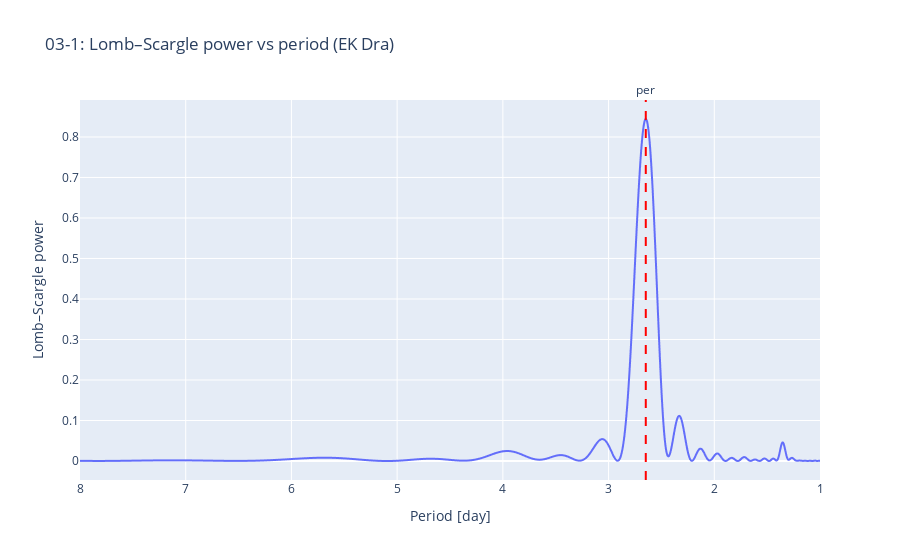

Notebook code for this chart:
### Markdown cell above
## 2. Lomb–Scargle 法による回転周期推定

`rotation_period()` は、`ROTATION_FREQUENCY_GRID` 上で
Lomb–Scargle 期間解析を行い、パワーが最大になる周波数から
回転周期 `per` を決めています。

ここでは、実際に計算されたパワースペクトルを

- 横軸: 周期 [day]
- 縦軸: パワー

でプロットし、ピークがどこにあるか確認します。

### Code cell
if detector_ek is None or detector_ek.power is None:
    print("detector_ek が未定義か、rotation_period がまだ計算されていません。")
else:
    # BaseFlareDetector と同じ条件で周波数グリッドを生成し、その逆数を周期配列として使う
    frequency, periods = make_rotation_frequency_grid(
        period_min=detector_ek.rotation_period_min,
        period_max=detector_ek.rotation_period_max,
        n_points=detector_ek.rotation_n_points,
    )
    power = detector_ek.power

    print("len(periods):", len(periods))
    print("len(power):", len(power))

    fig = px.line(
        x=periods,
        y=power,
        labels={"x": "Period [day]", "y": "Lomb–Scargle power"},
        title="03-1: Lomb–Scargle power vs period (EK Dra)",
    )
    # 周期の短い側が右に来るように反転
    fig.update_xaxes(autorange="reversed")

    # 推定された回転周期に縦線を引く
    fig.add_vline(
        x=detector_ek.per,
        line_color="red",
        line_dash="dash",
        annotation_text="per",
        annotation_position="top",
    )

    fig.show()

### Figure 1 — Plotly figure (JSON) as saved in the notebook; plotly's stock layout.template omitted (floating-point values rounded to 4 significant figures; data arrays with more than 128 entries replaced by an {"elided": "..."} marker saying what was removed)
{"data": [{"hovertemplate": "Period [day]=%{x}<br>Lomb–Scargle power=%{y}<extra></extra>", "legendgroup": "", "line": {"color": "#636efa", "dash": "solid"}, "marker": {"symbol": "circle"}, "mode": "lines", "name": "", "showlegend": false, "type": "scattergl", "x": {"elided": "10000 float values"}, "xaxis": "x", "y": {"elided": "10000 float values"}, "yaxis": "y"}], "layout": {"annotations": [{"showarrow": false, "text": "per", "x": 2.648, "xanchor": "center", "xref": "x", "y": 1, "yanchor": "bottom", "yref": "y domain"}], "legend": {"tracegroupgap": 0}, "shapes": [{"line": {"color": "red", "dash": "dash"}, "type": "line", "x0": 2.648, "x1": 2.648, "xref": "x", "y0": 0, "y1": 1, "yref": "y domain"}], "title": {"text": "03-1: Lomb–Scargle power vs period (EK Dra)"}, "xaxis": {"anchor": "y", "autorange": "reversed", "domain": [0, 1], "title": {"text": "Period [day]"}}, "yaxis": {"anchor": "x", "domain": [0, 1], "title": {"text": "Lomb–Scargle power"}}}}
